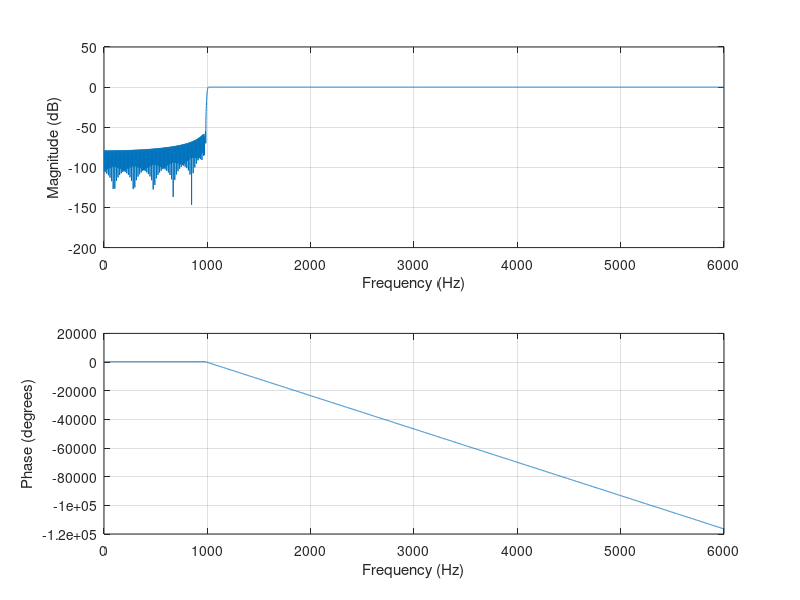
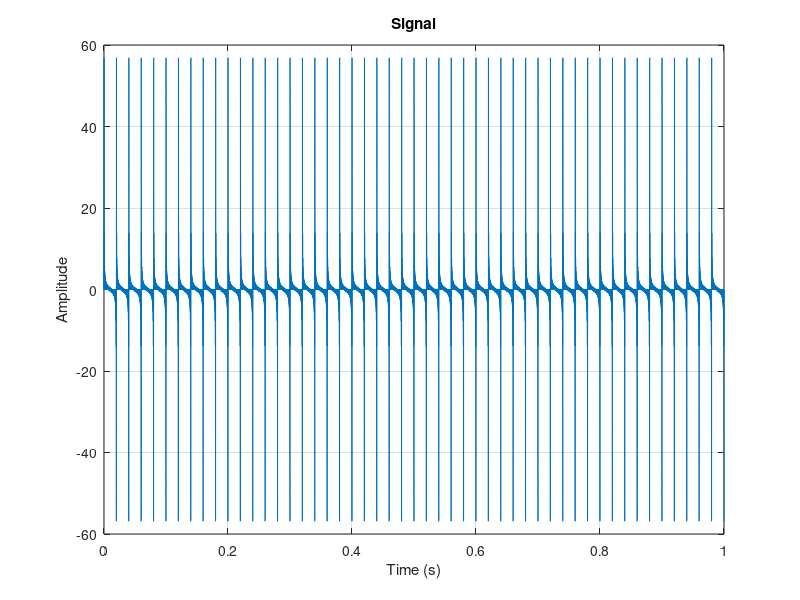
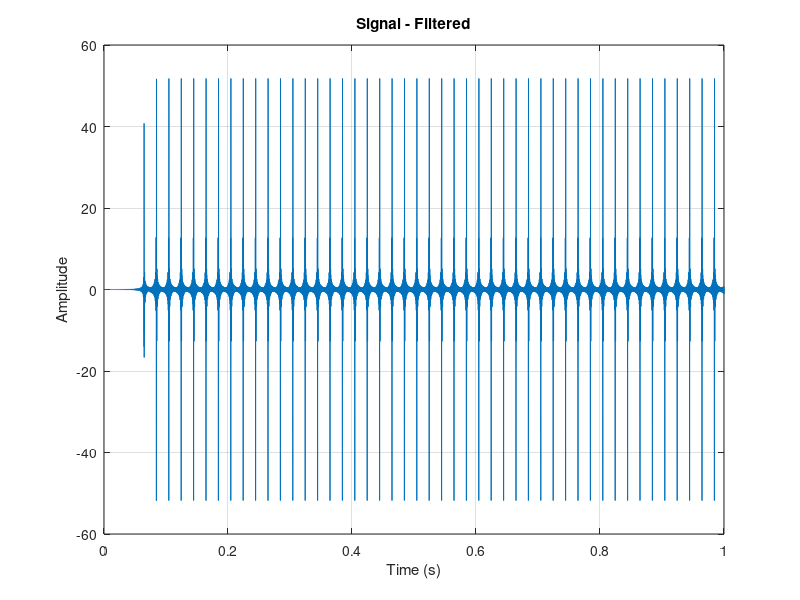
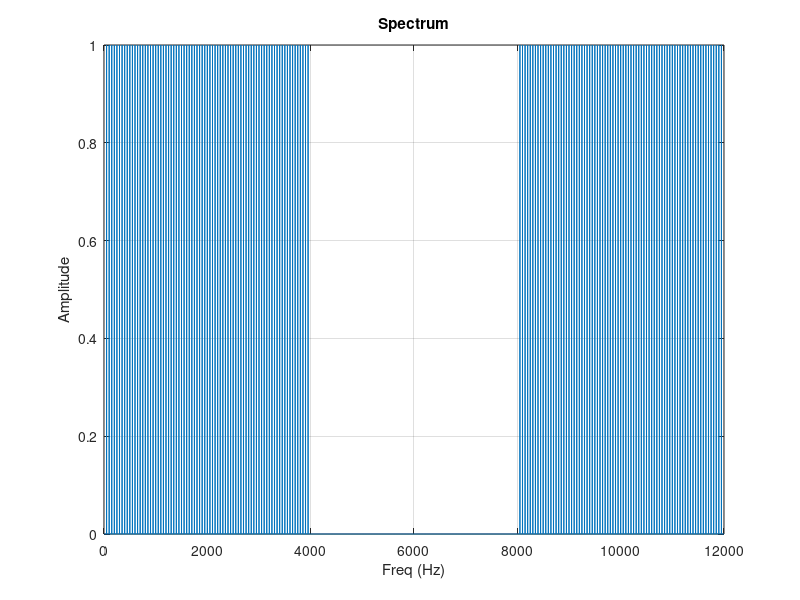

Here is the MATLAB script that generated these plots, in order:
fs = 12000;
N = 12000;

Nb = 1550;
f0 = 1000 / (fs / 2);
b = fir1(Nb, f0, 'high');

% Print filter coefficients (float64_t)
fprintf('%.15g, ', b);
fprintf('\n');

% Print filter coefficients (q15_t)
b_q15 = int16(round(b * 32768));
b_q15(b_q15 > 32767) = 32767;
b_q15(b_q15 < -32768) = -32768;
fprintf('%d, ', b_q15);
fprintf('\n');

% Frequency characteristics
freqz(b, 1, N, fs);

% Verification
ts = 1 / fs;
t = (0:N-1)*ts;
df = (fs/N);
f = (0:N-1)*df;

X = 0;
for n = 1:79
    X = X + sin(2*pi*n*50*t);
end
% 16-bit uniform quantization
X = round((X + 1)*32767.5)/32767.5 - 1;

figure;
plot(t, X);
xlabel('Time (s)');
ylabel('Amplitude');
title('Signal');
grid on;

XF = filter(b, 1, X);

figure;
plot(t, XF);
xlabel('Time (s)');
ylabel('Amplitude');
title('Signal - Filtered');
grid on;

Y = 2 * abs(fft(X)) / N;

figure;
plot(f, Y);
ylim([0.0 1.0]);
xlabel("Freq (Hz)");
ylabel("Amplitude");
title('Spectrum');
grid on;

YF = 2 * abs(fft(XF)) / N;

figure;
plot(f, YF);
ylim([0.0 1.0]);
xlabel("Freq (Hz)");
ylabel("Amplitude");
title('Spectrum - Filtered');
grid on;
